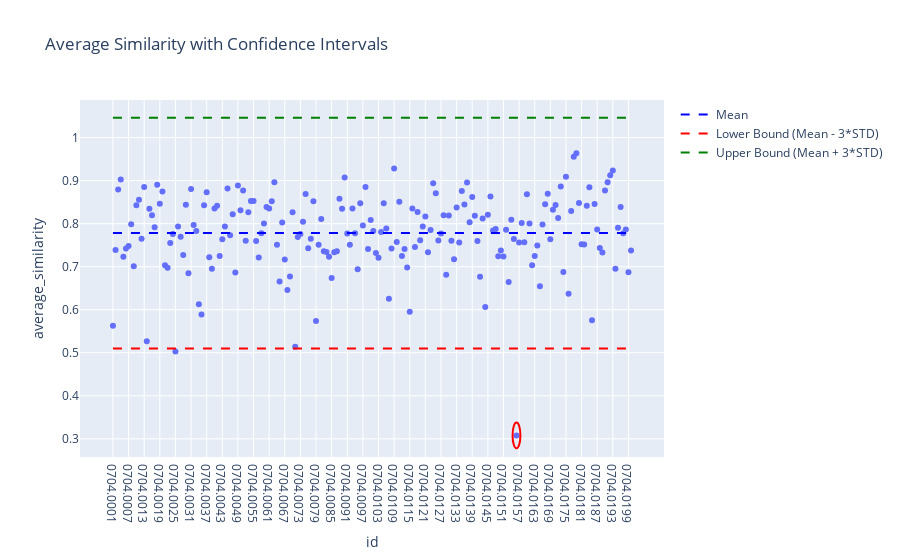

Here is the notebook cell this chart was saved with:
### Code cell
import pandas as pd
import plotly.express as px
import plotly.graph_objs as go


mean_value = average_similarity_df['average_similarity'].mean()
std_dev = average_similarity_df['average_similarity'].std()


lower_bound = mean_value - 3 * std_dev
upper_bound = mean_value + 3 * std_dev


fig = px.scatter(average_similarity_df, x='id', y='average_similarity', title='Average Similarity with Confidence Intervals')


min_index = 0
max_index = len(average_similarity_df) - 1


fig.add_trace(go.Scatter(x=[average_similarity_df['id'].iloc[min_index], average_similarity_df['id'].iloc[max_index]], y=[mean_value, mean_value], mode='lines', name='Mean', line=dict(color='blue', dash='dash')))
fig.add_trace(go.Scatter(x=[average_similarity_df['id'].iloc[min_index], average_similarity_df['id'].iloc[max_index]], y=[lower_bound, lower_bound], mode='lines', name='Lower Bound (Mean - 3*STD)', line=dict(color='red', dash='dash')))
fig.add_trace(go.Scatter(x=[average_similarity_df['id'].iloc[min_index], average_similarity_df['id'].iloc[max_index]], y=[upper_bound, upper_bound], mode='lines', name='Upper Bound (Mean + 3*STD)', line=dict(color='green', dash='dash')))


outlier_id = '0704.0156'
outlier_index = average_similarity_df.index[average_similarity_df['id'] == outlier_id].tolist()[0]
outlier_value = average_similarity_df.loc[average_similarity_df['id'] == outlier_id, 'average_similarity'].values[0]


fig.add_shape(type="circle",
    xref="x", yref="y",
    x0=outlier_index - 1.5, y0=outlier_value - 0.03, x1=outlier_index + 1.5, y1=outlier_value + 0.03,
    line=dict(color="Red"))


fig.show()

### Figure 1 — Plotly figure (JSON) as saved in the notebook; plotly's stock layout.template omitted (floating-point values rounded to 4 significant figures; data arrays with more than 128 entries replaced by an {"elided": "..."} marker saying what was removed)
{"data": [{"hovertemplate": "id=%{x}<br>average_similarity=%{y}<extra></extra>", "legendgroup": "", "marker": {"color": "#636efa", "symbol": "circle"}, "mode": "markers", "name": "", "orientation": "v", "showlegend": false, "type": "scatter", "x": {"elided": "200 str values"}, "xaxis": "x", "y": {"elided": "200 float values"}, "yaxis": "y"}, {"line": {"color": "blue", "dash": "dash"}, "mode": "lines", "name": "Mean", "type": "scatter", "x": ["0704.0001", "0704.0200"], "y": [0.778, 0.778]}, {"line": {"color": "red", "dash": "dash"}, "mode": "lines", "name": "Lower Bound (Mean - 3*STD)", "type": "scatter", "x": ["0704.0001", "0704.0200"], "y": [0.5102, 0.5102]}, {"line": {"color": "green", "dash": "dash"}, "mode": "lines", "name": "Upper Bound (Mean + 3*STD)", "type": "scatter", "x": ["0704.0001", "0704.0200"], "y": [1.046, 1.046]}], "layout": {"legend": {"tracegroupgap": 0}, "shapes": [{"line": {"color": "Red"}, "type": "circle", "x0": 153.5, "x1": 156.5, "xref": "x", "y0": 0.278, "y1": 0.338, "yref": "y"}], "title": {"text": "Average Similarity with Confidence Intervals"}, "xaxis": {"anchor": "y", "domain": [0, 1], "title": {"text": "id"}}, "yaxis": {"anchor": "x", "domain": [0, 1], "title": {"text": "average_similarity"}}}}
